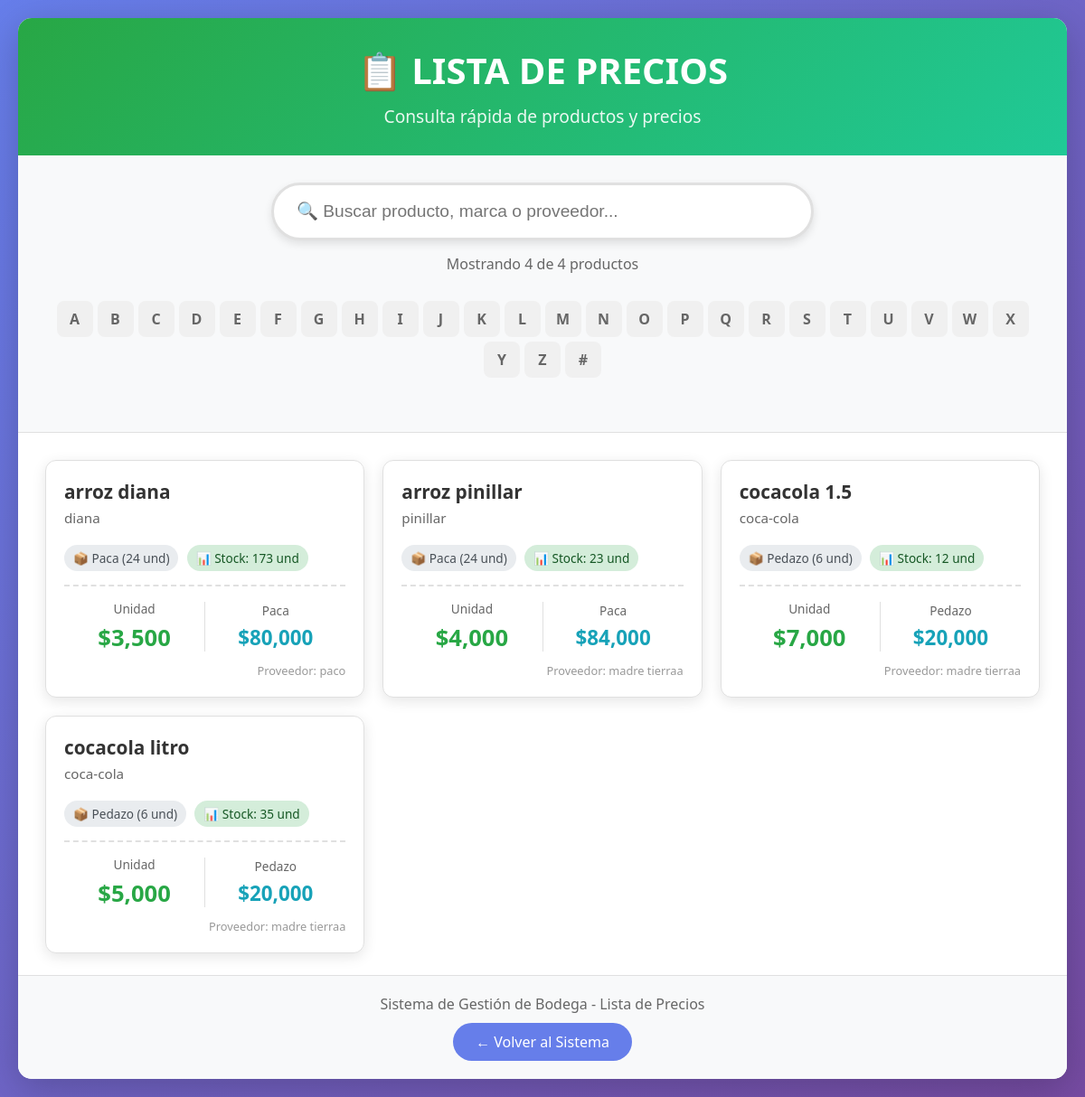
/lista_precios.php, run on the app's committed database.
### tables this page shows
CREATE TABLE `productos` (
  `id_producto` int NOT NULL,
  `id_proveedor` int DEFAULT NULL,
  `nombre_producto` varchar(255) NOT NULL,
  `descripcion` text,
  `marca` varchar(100) DEFAULT NULL,
  `categoria` enum('Bebidas','Alimentos','Limpieza','Higiene','Otros') NOT NULL,
  `presentacion` varchar(100) DEFAULT NULL,
  `modulo` enum('Caja','Paca','Paquete','Pedazo','Unidad') NOT NULL,
  `cantidad_grande` int DEFAULT '0' COMMENT 'Cantidad de paquetes/pacas/cajas grandes',
  `cantidad_unidad` int DEFAULT '0' COMMENT 'Unidades por cada cantidad grande (ej: 45 unidades por paca)',
  `unidades_sueltas` int DEFAULT '0' COMMENT 'Unidades adicionales fuera de la cantidad grande',
  `precio_compra` decimal(10,2) NOT NULL,
  `precio_venta_unidad` decimal(10,2) NOT NULL,
  `precio_venta_cantidad_grande` decimal(10,2) NOT NULL,
  `fecha_hora` datetime DEFAULT CURRENT_TIMESTAMP,
  `observaciones` text
);

CREATE TABLE `proveedores` (
  `id_proveedor` int NOT NULL,
  `nombre_proveedor` varchar(255) NOT NULL,
  `telefono` varchar(50) DEFAULT NULL,
  `direccion` text,
  `email` varchar(100) DEFAULT NULL,
  `contacto2` varchar(100) DEFAULT NULL,
  `fecha_registro` datetime DEFAULT CURRENT_TIMESTAMP
);

### lista_precios.php (the view, shortened to what this page needs)
<?php
require_once 'conexion.php';
$sql = "SELECT
            p.id_producto,
            p.nombre_producto,
            p.marca,
            p.modulo,
            p.cantidad_unidad,
            p.precio_venta_unidad,
            p.precio_venta_cantidad_grande,
            pr.nombre_proveedor,
            (p.cantidad_grande * p.cantidad_unidad + p.unidades_sueltas) as stock_total
        FROM productos p
        LEFT JOIN proveedores pr ON p.id_proveedor = pr.id_proveedor
        WHERE p.precio_venta_unidad > 0 OR p.precio_venta_cantidad_grande > 0
        ORDER BY p.nombre_producto ASC";
$result = $conn->query($sql);
$productos = [];
if ($result && $result->num_rows > 0) {
    while ($row = $result->fetch_assoc()) {
        $productos[] = $row;
    }
}
?>
<!DOCTYPE html>
<html lang="es">
<head>
</head>
<body>
    <div class="container">
        <div class="header">
            <h1>📋 LISTA DE PRECIOS</h1>
            <p>Consulta rápida de productos y precios</p>
        </div>
        <div class="buscador-section">
            <div class="buscador-container">
                <input type="text"
                    class="buscador-input"
                    id="buscador"
                    placeholder="🔍 Buscar producto, marca o proveedor..."
                    autocomplete="off"
                    onkeyup="filtrarProductos()">
            </div>
            <div class="stats" id="stats">
                Mostrando <span id="mostrando"><?php echo count($productos); ?></span> de <?php echo count($productos); ?> productos
            </div>
            <div class="indice-rapido" id="indice-rapido">
                <?php
                $letras = range('A', 'Z');
                foreach ($letras as $letra) {
                    echo "<div class='letra-indice' onclick='filtrarPorLetra(\"$letra\")'>$letra</div>";
                }
                echo "<div class='letra-indice' onclick='filtrarPorLetra(\"#\")'>#</div>";
                ?>
            </div>
        </div>
        <div class="productos-grid" id="productos-grid">
            <?php foreach ($productos as $p): ?>
                <div class="producto-card"
                    data-nombre="<?php echo strtolower($p['nombre_producto']); ?>"
                    data-marca="<?php echo strtolower($p['marca'] ?? ''); ?>"
                    data-proveedor="<?php echo strtolower($p['nombre_proveedor'] ?? ''); ?>"
                    onclick="resaltarProducto(this)">
                    <div class="producto-nombre"><?php echo htmlspecialchars($p['nombre_producto']); ?></div>
                    <?php if (!empty($p['marca'])): ?>
                        <div class="producto-marca"><?php echo htmlspecialchars($p['marca']); ?></div>
                    <?php endif; ?>
                    <div style="margin: 10px 0;">
                        <span class="badge-modulo">📦 <?php echo $p['modulo']; ?> (<?php echo $p['cantidad_unidad']; ?> und)</span>
                        <span class="badge-stock">📊 Stock: <?php echo $p['stock_total']; ?> und</span>
                    </div>
                    <div class="producto-detalle">
                        <div class="precio-unidad">
                            <div class="label">Unidad</div>
                            <div class="value">$<?php echo number_format($p['precio_venta_unidad'], 0); ?></div>
                        </div>
                        <div class="precio-mayor">
                            <div class="label"><?php echo $p['modulo']; ?></div>
                            <div class="value">$<?php echo number_format($p['precio_venta_cantidad_grande'], 0); ?></div>
                        </div>
                    </div>
                    <div style="font-size: 0.8em; color: #999; margin-top: 10px; text-align: right;">
                        Proveedor: <?php echo htmlspecialchars($p['nombre_proveedor'] ?? 'N/A'); ?>
                    </div>
                </div>
            <?php endforeach; ?>
        </div>
        <div class="footer">
            <p>Sistema de Gestión de Bodega - Lista de Precios</p>
            <a href="index.php" class="btn-volver">← Volver al Sistema</a>
        </div>
    </div>
</body>
</html>

### lista_precios.php (style rules this page uses)
* { margin: 0; padding: 0; box-sizing: border-box; }
body { font-family: 'Segoe UI', Tahoma, Geneva, Verdana, sans-serif; background: linear-gradient(135deg, #667eea 0%, #764ba2 100%); min-height: 100vh; padding: 20px; }
.container { max-width: 1200px; margin: 0 auto; background: white; border-radius: 15px; box-shadow: 0 10px 40px rgba(0, 0, 0, 0.2); overflow: hidden; }
.header { background: linear-gradient(135deg, #28a745 0%, #20c997 100%); color: white; padding: 30px; text-align: center; }
.header h1 { font-size: 2.5em; margin-bottom: 10px; }
.header p { font-size: 1.2em; opacity: 0.9; }
.buscador-section { padding: 30px; background: #f8f9fa; border-bottom: 1px solid #e0e0e0; }
.buscador-container { max-width: 600px; margin: 0 auto; position: relative; }
.buscador-input { width: 100%; padding: 18px 25px; font-size: 1.2em; border: 3px solid #e0e0e0; border-radius: 50px; transition: all 0.3s; box-shadow: 0 4px 10px rgba(0, 0, 0, 0.1); }
.stats { text-align: center; margin-top: 15px; color: #666; }
.productos-grid { display: grid; grid-template-columns: repeat(auto-fill, minmax(350px, 1fr)); gap: 20px; padding: 30px; max-height: 600px; overflow-y: auto; }
.producto-card { background: white; border-radius: 12px; padding: 20px; box-shadow: 0 4px 15px rgba(0, 0, 0, 0.1); transition: transform 0.2s, box-shadow 0.2s; border: 1px solid #e0e0e0; cursor: pointer; }
.producto-nombre { font-size: 1.3em; font-weight: bold; color: #333; margin-bottom: 5px; }
.producto-marca { color: #666; margin-bottom: 10px; font-size: 0.95em; }
.producto-detalle { display: flex; justify-content: space-between; align-items: center; margin-top: 15px; padding-top: 15px; border-top: 2px dashed #e0e0e0; }
.precio-unidad { text-align: center; flex: 1; }
.precio-unidad .label { font-size: 0.85em; color: #666; margin-bottom: 5px; }
.precio-unidad .value { font-size: 1.6em; font-weight: bold; color: #28a745; }
.precio-mayor { text-align: center; flex: 1; border-left: 1px solid #e0e0e0; }
.precio-mayor .label { font-size: 0.85em; color: #666; margin-bottom: 5px; }
.precio-mayor .value { font-size: 1.4em; font-weight: bold; color: #17a2b8; }
.badge-modulo { display: inline-block; background: #e9ecef; padding: 5px 10px; border-radius: 20px; font-size: 0.85em; color: #495057; margin-top: 10px; }
.badge-stock { display: inline-block; background: #d4edda; color: #155724; padding: 5px 10px; border-radius: 20px; font-size: 0.85em; margin-left: 5px; }
.footer { background: #f8f9fa; padding: 20px; text-align: center; border-top: 1px solid #e0e0e0; color: #666; }
.btn-volver { background: #667eea; color: white; border: none; padding: 10px 25px; border-radius: 25px; font-size: 1em; cursor: pointer; text-decoration: none; display: inline-block; margin-top: 10px; transition: background 0.3s; }
.indice-rapido { display: flex; gap: 5px; flex-wrap: wrap; justify-content: center; margin: 20px 0; padding: 10px; }
.letra-indice { width: 40px; height: 40px; display: flex; align-items: center; justify-content: center; background: #f0f0f0; border-radius: 8px; cursor: pointer; font-weight: bold; color: #666; transition: all 0.2s; }

### data on the page
productos: nombre_producto "arroz diana", marca "diana", modulo "Paca", cantidad_unidad "24", stock_total "173", precio_venta_unidad "3,500", precio_venta_cantidad_grande "80,000", id_proveedor.nombre_proveedor "paco"
productos: nombre_producto "arroz pinillar", marca "pinillar", modulo "Paca", cantidad_unidad "24", stock_total "23", precio_venta_unidad "4,000", precio_venta_cantidad_grande "84,000", id_proveedor.nombre_proveedor "madre tierraa"
productos: nombre_producto "cocacola 1.5", marca "coca-cola", modulo "Pedazo", cantidad_unidad "6", stock_total "12", precio_venta_unidad "7,000", precio_venta_cantidad_grande "20,000", id_proveedor.nombre_proveedor "madre tierraa"
productos: nombre_producto "cocacola litro", marca "coca-cola", modulo "Pedazo", cantidad_unidad "6", stock_total "35", precio_venta_unidad "5,000", precio_venta_cantidad_grande "20,000", id_proveedor.nombre_proveedor "madre tierraa"

### other printed values
count($productos) "4"
$letra "A"
$letra "B"
$letra "C"
$letra "D"
$letra "E"
$letra "F"
$letra "G"
$letra "H"
$letra "I"
$letra "J"
$letra "K"
$letra "L"
$letra "M"
$letra "N"
